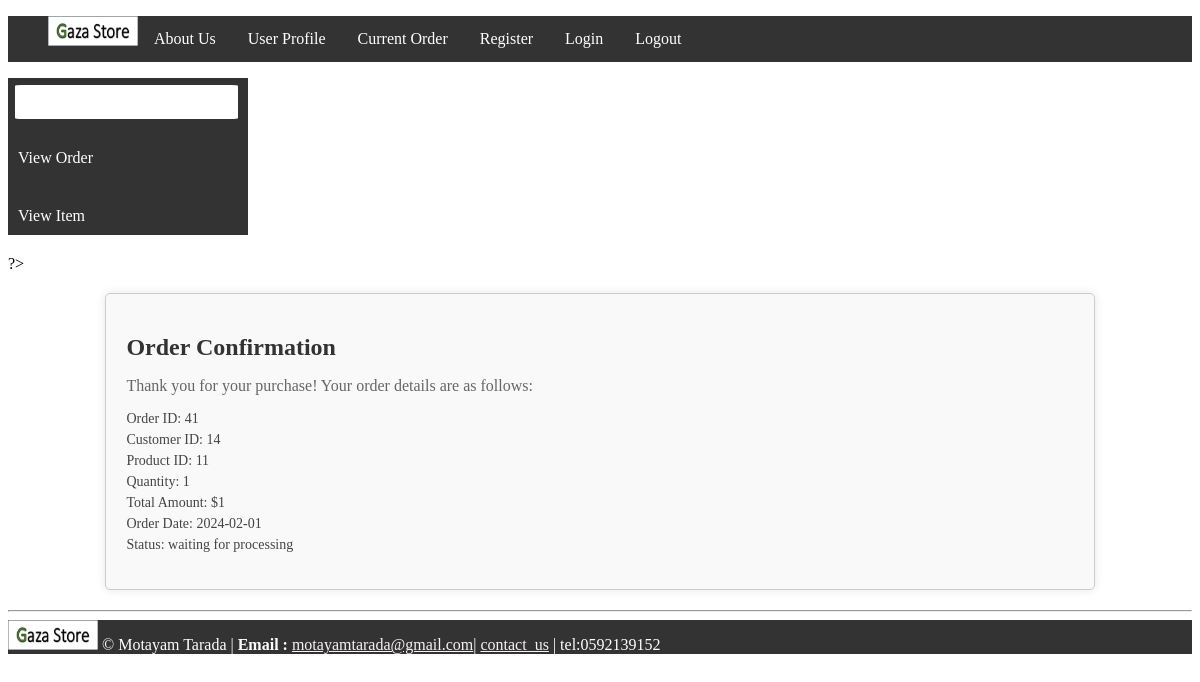
The app's page /OrderDetails.php?id=41 (signed in) with its own data.
### tables this page shows
CREATE TABLE `order` (
  `Order Id` int NOT NULL AUTO_INCREMENT,
  `Customer Id` int NOT NULL,
  `Product Id` int NOT NULL,
  `Quantity` int NOT NULL,
  `Total_amount` double NOT NULL,
  `Order_date` date NOT NULL,
  `Status` varchar(45) NOT NULL,
  PRIMARY KEY (`Order Id`),
  KEY `Customer Id_idx` (`Customer Id`),
  KEY `Product Id_idx` (`Product Id`),
  CONSTRAINT `Customer Id` FOREIGN KEY (`Customer Id`) REFERENCES `customer` (`Customer Id`),
  CONSTRAINT `Product Id` FOREIGN KEY (`Product Id`) REFERENCES `product` (`Product Id`)
);

### OrderDetails.php (the view, shortened to what this page needs)
<!DOCTYPE html>
<html lang="en">
<head>
    <link rel="stylesheet" href="masseg.css">
</head>
<body>
<?php
include("nav.php");
include("dbconfig.in.php");
if (isset($_GET['id'])) {
    $orderId = $_GET['id'];
    $stmt = $connect->prepare('SELECT * FROM `order` WHERE `Order Id` = ?');
    $stmt->execute([$orderId]);
    $orderDetails = $stmt->fetch(PDO::FETCH_ASSOC);
    if ($orderDetails) {
        echo "<div class='message-box'>";
        echo "<h2>Order Confirmation</h2>";
        echo "<p>Thank you for your purchase! Your order details are as follows:</p>";
        echo "<ul>";
        echo "<li>Order ID: " . $orderDetails['Order Id'] . "</li>";
        echo "<li>Customer ID: " . $orderDetails['Customer Id'] . "</li>";
        echo "<li>Product ID: " . $orderDetails['Product Id'] . "</li>";
        echo "<li>Quantity: " . $orderDetails['Quantity'] . "</li>";
        echo "<li>Total Amount: $" . $orderDetails['Total_amount'] . "</li>";
        echo "<li>Order Date: " . $orderDetails['Order_date'] . "</li>";
        echo "<li>Status: " . $orderDetails['Status'] . "</li>";
        echo "</ul>";
        echo "</div>";
    } else {
        echo "<p>No order found with the provided ID.</p>";
    }
} else {
    header("Location: index.php");
    exit();
}
?>
</body>
</html>

### masseg.css (style rules this page uses)
.message-box { width: 80%; margin: 20px auto; padding: 20px; background-color: #f9f9f9; border: 1px solid #ccc; border-radius: 5px; box-shadow: 0 0 10px rgba(0, 0, 0, 0.1); }
.message-box h2 { font-size: 24px; margin-bottom: 10px; color: #333; }
.message-box p { font-size: 16px; color: #666; }
.message-box ul { list-style-type: none; padding: 0; }
.message-box li { font-size: 14px; color: #444; margin-bottom: 5px; }

### headerFooter.css (style rules this page uses)
.navbar { background-color: #333; overflow: hidden; }
.navbar li { float: left; list-style: none; }
.navbar a { display: block; color: #fff; text-align: center; padding: 14px 16px; text-decoration: none; }
img { width: 90px; height: 30px; }
footer img { width: 90px; height: 30px; }
footer { color: white; background-color: #333; overflow: hidden; }
.email,.cont { color: rgb(248, 242, 242); background-color: transparent; }

### records on screen
order: Order Id "41", Customer Id "14", Product Id "11", Quantity "1", Total_amount "1", Order_date "2024-02-01", Status "waiting for processing"
